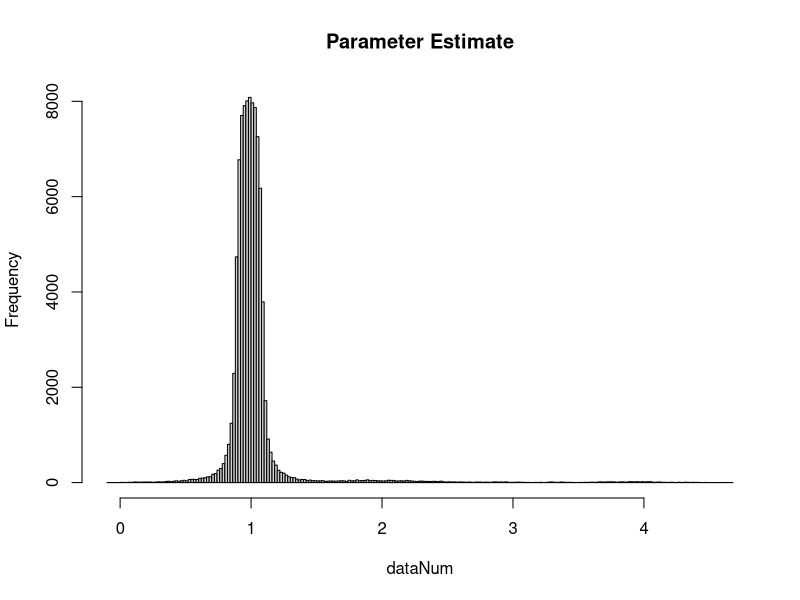

The R script that drew this image:
setwd("~/Desktop/thesis/Thesis")

data <- read.table("outputfile.txt",header = FALSE)

dataNum <- matrix(data = NA, nrow = dim(data)[1], ncol = dim(data)[2])

for (i in 1:dim(data)[2]) {
  dataNum[,i] <- c(as.numeric(data[[i]]))
}

hist(dataNum, breaks = 200, main = "Parameter Estimate")
